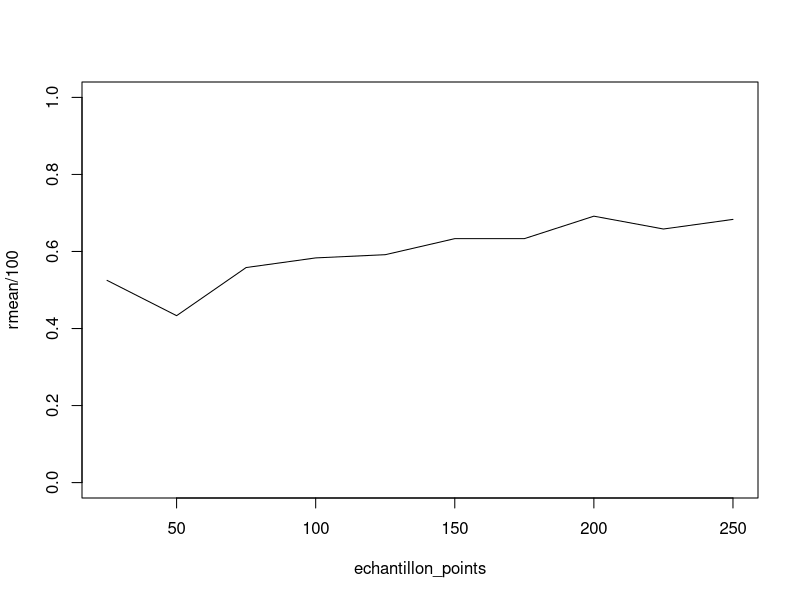

R code for this plot: (Note: a time limit stopped this script after it produced the figure.)
# Elastic net 
library(glmnet)
#-----------------------------------------------------------------------------------------------
# data1
#-----------------------------------------------------------------------------------------------

rm(list=ls())
set.seed(0803)

rep <- 30
prc_selected_features <- function(n,p,d){
  list_pourcentage <- numeric(rep)
  for(i in 1:rep){
    data <- as.data.frame(matrix(rnorm(n * p, mean = 0, sd = 1), nrow = n, ncol = p))
    colnames(data) <- paste0("X_", 1:p)
    epsilon <- rnorm(n,0,1)
    Y <- -2*sin(2*data$X_1) + (data$X_2)**2 + data$X_3 + exp(-data$X_4) + epsilon
    X <- as.matrix(data)
    
    lasso_fit <- glmnet(X,Y,alpha=0.5) # alpha = 1 lasso et pas ridge
    
    # selection de variables (validation croissé lambda)
    cv_fit <- cv.glmnet(X, Y, alpha = 0.5)
    best_lambda <- cv_fit$lambda.min
    coefficients <- as.numeric(coef(cv_fit, s = "lambda.min"))[-1]  # Exclure l'intercept
    
    # Obtenir les indices des 4 plus grandes valeurs absolues des coefficients
    selected_features <- order(abs(coefficients), decreasing = TRUE)[1:d]
    
    val_com <- intersect(selected_features,c(1:d))
    list_pourcentage[i] <- (length(val_com)/d)*100
  }
  return((list_pourcentage))
}

selected_feat_EN <- matrix(0,nrow = 10,ncol = rep)

for(taille_echantillon in 1:10){
  print(taille_echantillon*25)
  selected_feat_EN[taille_echantillon,] <- prc_selected_features(taille_echantillon*25, 256,4)
}

rmean <- rowMeans(selected_feat_EN)
echantillon_points <- seq(25, 250, by = 25)
plot(echantillon_points,rmean/100,type="l",
     ylim = range(0,1))

write.csv(selected_feat_EN, file = "selected_ENet_data1.csv", row.names = FALSE)




#-----------------------------------------------------------------------------------------------
# data2
#-----------------------------------------------------------------------------------------------
rm(list=ls())
set.seed(123)

rep <- 30
prc_selected_features <- function(n,p,d){
  list_pourcentage <- numeric(rep)
  for(i in 1:rep){
    
    data <- as.data.frame(matrix(rnorm(n * p, mean = 0, sd = 1), nrow = n, ncol = p))
    colnames(data) <- paste0("X_", 1:p)
    epsilon <- rnorm(n, 0, 1)
    Y <- data$X_1 * exp(2 * data$X_2) + data$X_3^2 + epsilon  # Génération de la cible Y
    
    X <- as.matrix(data)  # glmnet nécessite une matrice
    lasso_fit <- glmnet(X, Y, alpha = 0.5)  # alpha = 1 pour Lasso
    
    # Sélection des coefficients avec le lambda minimal (validation croisée)
    cv_fit <- cv.glmnet(X, Y, alpha = 0.5)
    best_lambda <- cv_fit$lambda.min
    coefficients <- as.numeric(coef(cv_fit, s = "lambda.min"))[-1]  # Exclure l'intercept
    
    # Obtenir les indices des 3 plus grandes valeurs absolues des coefficients
    selected_features <- order(abs(coefficients), decreasing = TRUE)[1:d]
    
    val_com <- intersect(selected_features,c(1:d))
    list_pourcentage[i] <- (length(val_com)/d)*100
  }
  return((list_pourcentage))
}

selected_feat_EN_2 <- matrix(0,nrow = 10,ncol = rep)

for(taille_echantillon in 1:10){
  print(taille_echantillon*25)
  selected_feat_EN_2[taille_echantillon,] <- prc_selected_features(taille_echantillon*25, 1000,3)
}

rmean <- rowMeans(selected_feat_EN_2)
echantillon_points <- seq(25, 250, by = 25)
plot(echantillon_points,rmean/100,type="l",ylim = range(0,1))

write.csv(selected_feat_EN_2, file = "selected_ENet_data2.csv", row.names = FALSE)
